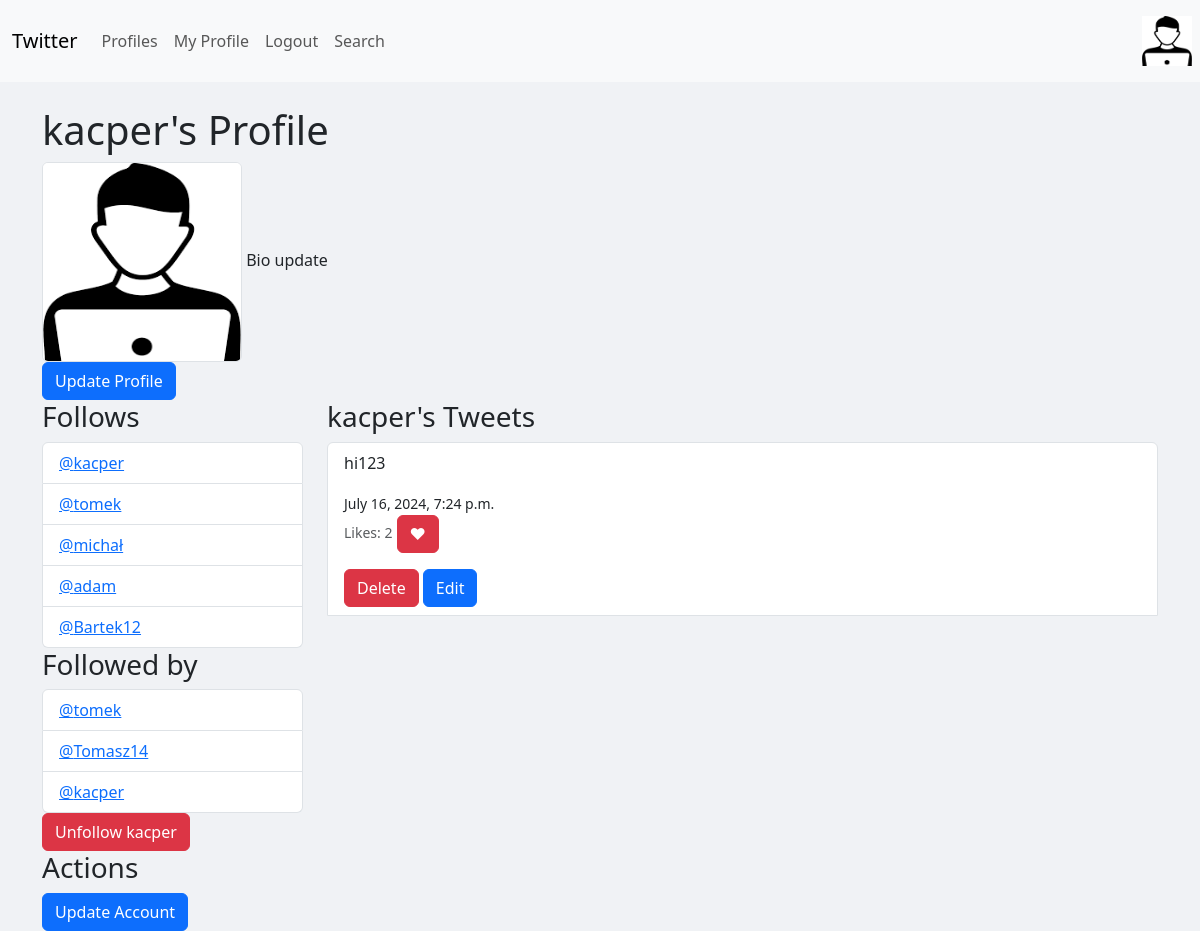
/profile/1/ (signed in), run on the app's committed database.
### basic/models.py (models this page shows, shortened)
class Profile(models.Model):
    user = models.OneToOneField(User, on_delete=models.CASCADE)
    follows = models.ManyToManyField('self', related_name='followed_by', symmetrical=False, blank=True)
    date_modified = models.DateTimeField(User,auto_now=True)
    profile_image = models.ImageField(upload_to='images/', blank=True, null=True)
    bio = models.CharField(max_length=240, blank=True, null=True)
    def __str__(self):
        return self.user.username

class Tweet(models.Model):
    user = models.ForeignKey(User, on_delete=models.CASCADE, related_name='tweets')
    date = models.DateTimeField(auto_now_add=True)
    text = models.CharField(max_length=150)
    likes = models.ManyToManyField(User, related_name='tweet_likes', blank=True)
    def likes_count(self):
        return self.likes.count()

### basic/views.py (the view, shortened to what this page needs)
# urls.py: path('profile/<int:pk>/', views.profile, name='profile'),
def profile(request, pk):
    if request.user.is_authenticated:
        profile = Profile.objects.get(user_id=pk)
        tweets = Tweet.objects.filter(user_id=pk).order_by('-date')
        return render(request, 'profile.html', {"profile": profile, "tweets": tweets})
    else:
        return redirect('home')

### basic/templates/profile.html (shortened to what this page needs)
{% extends 'layout.html' %}
{% load static %}
{% block content %}
{% if profile %}
    <div>
        <h1>{{ profile.user.username }}'s Profile</h1>
        {% if profile.profile_image %}
        <img src="{{ profile.profile_image.url }}" class="img-thumbnail" style="width: 200px; height: 200px;">
        {% else %}
        <img src="{% static 'images/userbasicicon.jpg' %}" class="img-thumbnail" style="width: 200px; height: 200px;">
        {% endif %}
        {{ profile.bio | default:"No bio available." }}
    </div>
    {% if request.user.id == profile.user.id %}
                <div class="actions-section">
                        <li class="list-group-item">
                            <a href="{% url 'update_profile_image' %}" class="btn btn-primary">Update Profile</a>
                        </li>
                </div>
                {% endif %}
        <div class="row">
            <div class="col-md-3">
                <div class="follows-section">
                    <h3>Follows</h3>
                    <ul class="list-group">
                        {% for following in profile.follows.all %}
                            <li class="list-group-item">
                                <a href="{% url 'profile' following.user.id %}">
                                    @{{ following }}
                                </a>
                            </li>
                        {% endfor %}
                    </ul>
                </div>
                <div class="followed-by-section">
                    <h3>Followed by</h3>
                    <ul class="list-group">
                        {% for following in profile.followed_by.all %}
                            <li class="list-group-item">
                                <a href="{% url 'profile' following.user.id %}">
                                    @{{ following }}
                                </a>
                            </li>
                        {% endfor %}
                    </ul>
                    <form method="POST">
                        {% if profile in user.profile.follows.all %}
                            <button type="submit" class="btn btn-danger" name="follow" value="unfollow">Unfollow {{ profile.user.username }}</button>
                        {% else %}
                            <button type="submit" class="btn btn-primary" name="follow" value="follow">Follow {{ profile.user.username }}</button>
                        {% endif %}
                    </form>
                </div>
                {% if request.user.id == profile.user.id %}
                <div class="actions-section">
                    <h3>Actions</h3>
                        <li class="list-group-item">
                            <a href="{% url 'user_update' %}" class="btn btn-primary">Update Account</a>
                        </li>
                </div>
                {% endif %}
            </div>
            <div class="col-md-9">
                <div class="tweets-section">
                    <h3>{{ profile.user.username }}'s Tweets</h3>
                    <ul class="list-group">
                        {% for tweet in profile.user.tweets.all %}
                            <li class="list-group-item">
                                <p>{{ tweet.text }}</p>
                                <small>{{ tweet.date }}</small>
                                <p class="card-text"><small class="text-muted">Likes: {{ tweet.likes_count }}</small>
                                    {% if user in tweet.likes.all %}
                                    <a href="{% url 'tweet_like' tweet.id %}" class="btn btn-danger">❤</a>
                                {% else %}
                                    <a href="{% url 'tweet_like' tweet.id %}" class="btn btn-primary">❤</a>
                                {% endif %}</p>
                                {% if request.user.username == tweet.user.username %}
                            <a href="{% url 'tweet_delete' tweet.id %}?next={{ request.path }}" class="btn btn-danger">Delete</a>
                            <a href="{% url 'tweet_update' tweet.id %}?next={{ request.path }}" class="btn btn-primary">Edit</a>
                        {% endif %}
                            </li>
                        {% endfor %}
                    </ul>
                </div>
            </div>
        </div>
    </div>
{% endif %}
{% endblock %}

### basic/templates/navbar.html (shortened to what this page needs)
{% load static %}
<nav class="navbar navbar-expand-lg bg-body-tertiary">
    <div class="container-fluid">
      <a class="navbar-brand" href="{% url 'home'%}">Twitter</a>
      <div class="collapse navbar-collapse" id="navbarSupportedContent">
        <ul class="navbar-nav me-auto mb-2 mb-lg-0">
          <li class="nav-item">
            <a class="nav-link" href="{% url 'profile_list'%}">Profiles</a>
          </li>
          {% if request.user.is_authenticated %}
          <li class="nav-item">
            <a class="nav-link" href="{% url 'profile' request.user.id%}">My Profile</a>
          </li>
          <li class="nav-item">
            <a class="nav-link" href="{% url 'logout'%}">Logout</a>
          </li>
          <li class="nav-item">
            <a class="nav-link" href="{% url 'search'%}">Search</a>
          </li>
          {% endif %}
        </ul>
      </div>
    </div>
    {% if request.user.is_authenticated%}
    <ul class="navbar-nav ml-auto">
      <li class="nav-item">
        <a class="nav-link" href="{% url 'profile' request.user.id%}">
          <img src="{{ user.profile.profile_image.url }}" alt="Profile Image" width="50" height="50">
        </a>
      </li>
    {% endif %}
  </nav>

### basic/templates/layout.html (style rules this page uses)
body { background-color: #f0f2f5; }
.img-thumbnail { padding: 0rem; background-color: var(--bs-body-bg); border: var(--bs-border-width) solid var(--bs-border-color); border-radius: var(--bs-border-radius); max-width: 100%; height: auto; }

### data on the page
Profile: user.username "kacper", profile_image (picture), bio "Bio update"
Profile: user.username "tomek"
Profile: user.username "michał"
Profile: user.username "adam"
Profile: user.username "Bartek12"
Profile: user.username "Tomasz14"
Tweet: text "hi123", date "July 16, 2024, 7:24 p.m.", likes_count "2"
